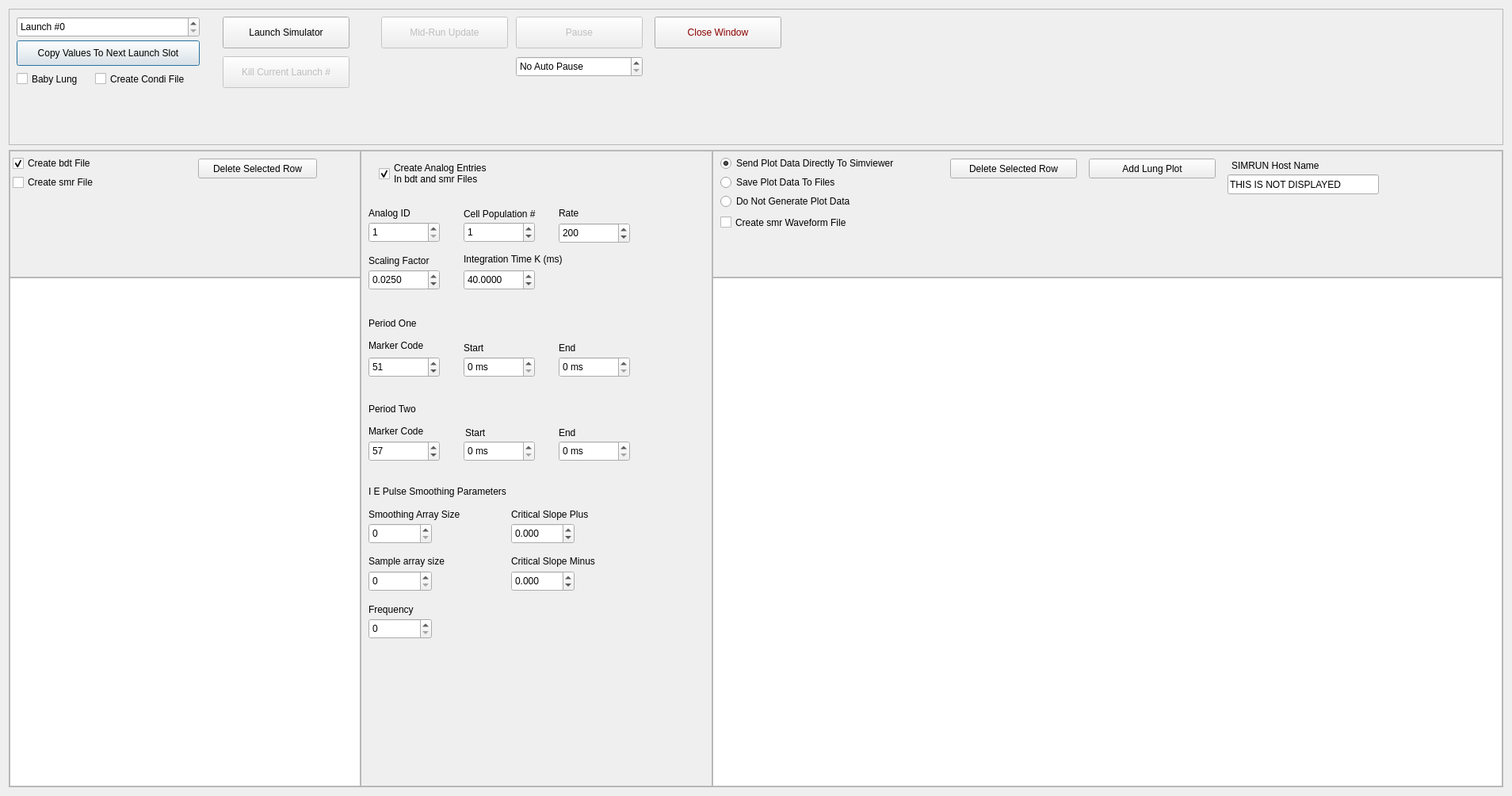
<?xml version="1.0" encoding="UTF-8"?>
<ui version="4.0">
 <class>launchWindow</class>
 <widget class="QDialog" name="launchWindow">
  <property name="geometry">
   <rect>
    <x>0</x>
    <y>0</y>
    <width>1908</width>
    <height>1004</height>
   </rect>
  </property>
  <property name="windowTitle">
   <string>Simulator Launcher Control</string>
  </property>
  <property name="windowIcon">
   <iconset resource="simbuild.qrc">
    <normaloff>:/simbuild.png</normaloff>:/simbuild.png</iconset>
  </property>
  <layout class="QVBoxLayout" name="verticalLayout" stretch="3,14">
   <item>
    <widget class="QFrame" name="launchTopFrame">
     <property name="frameShape">
      <enum>QFrame::StyledPanel</enum>
     </property>
     <property name="frameShadow">
      <enum>QFrame::Raised</enum>
     </property>
     <widget class="QPushButton" name="launchCopyToNextButton">
      <property name="geometry">
       <rect>
        <x>10</x>
        <y>40</y>
        <width>231</width>
        <height>32</height>
       </rect>
      </property>
      <property name="text">
       <string>Copy Values To Next Launch Slot</string>
      </property>
     </widget>
     <widget class="QSpinBox" name="launchNum">
      <property name="geometry">
       <rect>
        <x>10</x>
        <y>10</y>
        <width>231</width>
        <height>26</height>
       </rect>
      </property>
      <property name="prefix">
       <string>Launch #</string>
      </property>
      <property name="maximum">
       <number>20</number>
      </property>
     </widget>
     <widget class="QCheckBox" name="lungCheck">
      <property name="geometry">
       <rect>
        <x>10</x>
        <y>77</y>
        <width>141</width>
        <height>23</height>
       </rect>
      </property>
      <property name="text">
       <string>Baby Lung</string>
      </property>
     </widget>
     <widget class="QCheckBox" name="condiCheck">
      <property name="geometry">
       <rect>
        <x>109</x>
        <y>77</y>
        <width>141</width>
        <height>23</height>
       </rect>
      </property>
      <property name="text">
       <string>Create Condi File</string>
      </property>
     </widget>
     <widget class="QPushButton" name="launchKill">
      <property name="enabled">
       <bool>false</bool>
      </property>
      <property name="geometry">
       <rect>
        <x>270</x>
        <y>60</y>
        <width>160</width>
        <height>40</height>
       </rect>
      </property>
      <property name="text">
       <string>Kill Current Launch #</string>
      </property>
     </widget>
     <widget class="QSpinBox" name="autoPause">
      <property name="geometry">
       <rect>
        <x>640</x>
        <y>60</y>
        <width>160</width>
        <height>26</height>
       </rect>
      </property>
      <property name="toolTip">
       <string>&lt;html&gt;&lt;head/&gt;&lt;body&gt;&lt;p&gt;Pause the simulation of this many seconds of simulation time has elapsed.&lt;/p&gt;&lt;p&gt;You can increase this during the pause to have the simulation pause again later.&lt;/p&gt;&lt;/body&gt;&lt;/html&gt;</string>
      </property>
      <property name="frame">
       <bool>true</bool>
      </property>
      <property name="buttonSymbols">
       <enum>QAbstractSpinBox::UpDownArrows</enum>
      </property>
      <property name="specialValueText">
       <string>No Auto Pause</string>
      </property>
      <property name="suffix">
       <string> secs </string>
      </property>
      <property name="prefix">
       <string>Pause after </string>
      </property>
      <property name="minimum">
       <number>0</number>
      </property>
      <property name="singleStep">
       <number>1</number>
      </property>
      <property name="value">
       <number>0</number>
      </property>
     </widget>
     <widget class="QPushButton" name="launchButton">
      <property name="geometry">
       <rect>
        <x>270</x>
        <y>10</y>
        <width>160</width>
        <height>40</height>
       </rect>
      </property>
      <property name="sizePolicy">
       <sizepolicy hsizetype="Preferred" vsizetype="Fixed">
        <horstretch>0</horstretch>
        <verstretch>0</verstretch>
       </sizepolicy>
      </property>
      <property name="minimumSize">
       <size>
        <width>0</width>
        <height>40</height>
       </size>
      </property>
      <property name="text">
       <string>Launch Simulator</string>
      </property>
     </widget>
     <widget class="QPushButton" name="pauseResume">
      <property name="enabled">
       <bool>false</bool>
      </property>
      <property name="geometry">
       <rect>
        <x>640</x>
        <y>10</y>
        <width>160</width>
        <height>40</height>
       </rect>
      </property>
      <property name="minimumSize">
       <size>
        <width>0</width>
        <height>0</height>
       </size>
      </property>
      <property name="text">
       <string>Pause</string>
      </property>
     </widget>
     <widget class="QPushButton" name="midRunUpdateButton">
      <property name="enabled">
       <bool>false</bool>
      </property>
      <property name="geometry">
       <rect>
        <x>470</x>
        <y>10</y>
        <width>160</width>
        <height>40</height>
       </rect>
      </property>
      <property name="minimumSize">
       <size>
        <width>0</width>
        <height>0</height>
       </size>
      </property>
      <property name="text">
       <string>Mid-Run Update</string>
      </property>
     </widget>
     <widget class="QPushButton" name="launchCancel">
      <property name="geometry">
       <rect>
        <x>815</x>
        <y>10</y>
        <width>160</width>
        <height>40</height>
       </rect>
      </property>
      <property name="minimumSize">
       <size>
        <width>0</width>
        <height>0</height>
       </size>
      </property>
      <property name="toolTip">
       <string>This closed this window. It does not stop the simulation.</string>
      </property>
      <property name="styleSheet">
       <string notr="true">color: darkred;
font-style:bold
</string>
      </property>
      <property name="text">
       <string>Close Window</string>
      </property>
     </widget>
     <zorder>launchNum</zorder>
     <zorder>launchCopyToNextButton</zorder>
     <zorder>lungCheck</zorder>
     <zorder>condiCheck</zorder>
     <zorder>launchKill</zorder>
     <zorder>autoPause</zorder>
     <zorder>launchButton</zorder>
     <zorder>pauseResume</zorder>
     <zorder>midRunUpdateButton</zorder>
     <zorder>launchCancel</zorder>
    </widget>
   </item>
   <item>
    <widget class="QFrame" name="launchMiddleFrame">
     <property name="frameShape">
      <enum>QFrame::StyledPanel</enum>
     </property>
     <property name="frameShadow">
      <enum>QFrame::Plain</enum>
     </property>
     <layout class="QHBoxLayout" name="horizontalLayout" stretch="4,4,9">
      <property name="spacing">
       <number>0</number>
      </property>
      <property name="leftMargin">
       <number>0</number>
      </property>
      <property name="topMargin">
       <number>0</number>
      </property>
      <property name="rightMargin">
       <number>0</number>
      </property>
      <property name="bottomMargin">
       <number>0</number>
      </property>
      <item>
       <widget class="QFrame" name="launchBDTFrame">
        <property name="frameShape">
         <enum>QFrame::NoFrame</enum>
        </property>
        <property name="frameShadow">
         <enum>QFrame::Raised</enum>
        </property>
        <layout class="QVBoxLayout" name="verticalLayout_3" stretch="6,24">
         <property name="spacing">
          <number>0</number>
         </property>
         <property name="leftMargin">
          <number>0</number>
         </property>
         <property name="topMargin">
          <number>0</number>
         </property>
         <property name="rightMargin">
          <number>0</number>
         </property>
         <property name="bottomMargin">
          <number>0</number>
         </property>
         <item>
          <widget class="QFrame" name="bdtTopFrame">
           <property name="frameShape">
            <enum>QFrame::StyledPanel</enum>
           </property>
           <property name="frameShadow">
            <enum>QFrame::Plain</enum>
           </property>
           <widget class="QPushButton" name="bdtDelSelected">
            <property name="geometry">
             <rect>
              <x>238</x>
              <y>10</y>
              <width>150</width>
              <height>25</height>
             </rect>
            </property>
            <property name="text">
             <string>Delete Selected Row</string>
            </property>
           </widget>
           <widget class="QCheckBox" name="selLaunchBdt">
            <property name="geometry">
             <rect>
              <x>4</x>
              <y>6</y>
              <width>221</width>
              <height>20</height>
             </rect>
            </property>
            <property name="toolTip">
             <string>Create a bdt file. This will use a step time value of 0.5 milliseconds and ignore the value in the global step size.</string>
            </property>
            <property name="text">
             <string>Create bdt File</string>
            </property>
            <property name="checked">
             <bool>true</bool>
            </property>
           </widget>
           <widget class="QCheckBox" name="selLaunchSmr">
            <property name="geometry">
             <rect>
              <x>4</x>
              <y>30</y>
              <width>221</width>
              <height>20</height>
             </rect>
            </property>
            <property name="toolTip">
             <string>&lt;html&gt;&lt;head/&gt;&lt;body&gt;&lt;p&gt;Create an smr file. This is a file that the spike2 program can read. This is a product of Cambridge Electronic Design Limited.&lt;/p&gt;&lt;/body&gt;&lt;/html&gt;</string>
            </property>
            <property name="text">
             <string>Create smr File</string>
            </property>
            <property name="checked">
             <bool>false</bool>
            </property>
           </widget>
          </widget>
         </item>
         <item>
          <widget class="QFrame" name="bdtBotFrame">
           <property name="frameShape">
            <enum>QFrame::NoFrame</enum>
           </property>
           <property name="frameShadow">
            <enum>QFrame::Plain</enum>
           </property>
           <property name="lineWidth">
            <number>1</number>
           </property>
           <layout class="QVBoxLayout" name="verticalLayout_5">
            <property name="spacing">
             <number>0</number>
            </property>
            <property name="leftMargin">
             <number>0</number>
            </property>
            <property name="topMargin">
             <number>0</number>
            </property>
            <property name="rightMargin">
             <number>0</number>
            </property>
            <property name="bottomMargin">
             <number>0</number>
            </property>
            <item>
             <widget class="QTableView" name="launchBdtList">
              <property name="editTriggers">
               <set>QAbstractItemView::AnyKeyPressed|QAbstractItemView::CurrentChanged|QAbstractItemView::DoubleClicked|QAbstractItemView::EditKeyPressed</set>
              </property>
              <property name="dragEnabled">
               <bool>true</bool>
              </property>
              <property name="dragDropOverwriteMode">
               <bool>false</bool>
              </property>
              <property name="dragDropMode">
               <enum>QAbstractItemView::InternalMove</enum>
              </property>
              <property name="defaultDropAction">
               <enum>Qt::MoveAction</enum>
              </property>
              <property name="alternatingRowColors">
               <bool>true</bool>
              </property>
              <property name="selectionMode">
               <enum>QAbstractItemView::SingleSelection</enum>
              </property>
              <property name="selectionBehavior">
               <enum>QAbstractItemView::SelectRows</enum>
              </property>
              <property name="sortingEnabled">
               <bool>true</bool>
              </property>
              <attribute name="horizontalHeaderHighlightSections">
               <bool>false</bool>
              </attribute>
             </widget>
            </item>
           </layout>
          </widget>
         </item>
        </layout>
       </widget>
      </item>
      <item>
       <widget class="QFrame" name="launchAnalogFrame">
        <property name="frameShape">
         <enum>QFrame::StyledPanel</enum>
        </property>
        <property name="frameShadow">
         <enum>QFrame::Plain</enum>
        </property>
        <widget class="QCheckBox" name="selLaunchAnalog">
         <property name="geometry">
          <rect>
           <x>23</x>
           <y>6</y>
           <width>211</width>
           <height>46</height>
          </rect>
         </property>
         <property name="toolTip">
          <string>&lt;html&gt;&lt;head/&gt;&lt;body&gt;&lt;p&gt;Add analog entries to the .bdt/.edt file. Note, if you do not create a .bdt/.edt file, the analog entries will not be saved.&lt;/p&gt;&lt;/body&gt;&lt;/html&gt;</string>
         </property>
         <property name="text">
          <string>Create Analog Entries
In bdt and smr Files</string>
         </property>
         <property name="checked">
          <bool>true</bool>
         </property>
        </widget>
        <widget class="QSpinBox" name="analogId">
         <property name="geometry">
          <rect>
           <x>10</x>
           <y>90</y>
           <width>90</width>
           <height>26</height>
          </rect>
         </property>
         <property name="minimum">
          <number>1</number>
         </property>
         <property name="maximum">
          <number>3</number>
         </property>
        </widget>
        <widget class="QDoubleSpinBox" name="analogIntTime">
         <property name="geometry">
          <rect>
           <x>130</x>
           <y>150</y>
           <width>90</width>
           <height>26</height>
          </rect>
         </property>
         <property name="suffix">
          <string/>
         </property>
         <property name="decimals">
          <number>4</number>
         </property>
         <property name="maximum">
          <double>1000.000000000000000</double>
         </property>
         <property name="value">
          <double>40.000000000000000</double>
         </property>
        </widget>
        <widget class="QSpinBox" name="analogRate">
         <property name="geometry">
          <rect>
           <x>250</x>
           <y>91</y>
           <width>90</width>
           <height>26</height>
          </rect>
         </property>
         <property name="minimum">
          <number>1</number>
         </property>
         <property name="maximum">
          <number>1001</number>
         </property>
         <property name="value">
          <number>200</number>
         </property>
        </widget>
        <widget class="QSpinBox" name="analogCellPop">
         <property name="geometry">
          <rect>
           <x>130</x>
           <y>90</y>
           <width>90</width>
           <height>26</height>
          </rect>
         </property>
         <property name="maximum">
          <number>100</number>
         </property>
         <property name="value">
          <number>1</number>
         </property>
        </widget>
        <widget class="QDoubleSpinBox" name="analogScale">
         <property name="geometry">
          <rect>
           <x>10</x>
           <y>150</y>
           <width>90</width>
           <height>26</height>
          </rect>
         </property>
         <property name="decimals">
          <number>4</number>
         </property>
         <property name="maximum">
          <double>1000.000000000000000</double>
         </property>
         <property name="value">
          <double>0.025000000000000</double>
         </property>
        </widget>
        <widget class="QLabel" name="analogIdLabel">
         <property name="geometry">
          <rect>
           <x>10</x>
           <y>70</y>
           <width>64</width>
           <height>17</height>
          </rect>
         </property>
         <property name="text">
          <string>Analog ID</string>
         </property>
        </widget>
        <widget class="QLabel" name="analogCellPopLabel">
         <property name="geometry">
          <rect>
           <x>130</x>
           <y>70</y>
           <width>101</width>
           <height>20</height>
          </rect>
         </property>
         <property name="text">
          <string>Cell Population #</string>
         </property>
        </widget>
        <widget class="QLabel" name="analogRateLabel">
         <property name="geometry">
          <rect>
           <x>250</x>
           <y>70</y>
           <width>81</width>
           <height>17</height>
          </rect>
         </property>
         <property name="text">
          <string>Rate</string>
         </property>
        </widget>
        <widget class="QLabel" name="analogIntTimeLabel">
         <property name="geometry">
          <rect>
           <x>130</x>
           <y>128</y>
           <width>171</width>
           <height>17</height>
          </rect>
         </property>
         <property name="text">
          <string>Integration Time K (ms)</string>
         </property>
        </widget>
        <widget class="QLabel" name="analogScaleLabel">
         <property name="geometry">
          <rect>
           <x>10</x>
           <y>130</y>
           <width>111</width>
           <height>17</height>
          </rect>
         </property>
         <property name="text">
          <string>Scaling Factor</string>
         </property>
        </widget>
        <widget class="QLabel" name="period1StartLabel">
         <property name="geometry">
          <rect>
           <x>130</x>
           <y>240</y>
           <width>81</width>
           <height>17</height>
          </rect>
         </property>
         <property name="text">
          <string>Start</string>
         </property>
        </widget>
        <widget class="QLabel" name="period1CodeLabel">
         <property name="geometry">
          <rect>
           <x>10</x>
           <y>212</y>
           <width>101</width>
           <height>40</height>
          </rect>
         </property>
         <property name="text">
          <string>Period One

Marker Code</string>
         </property>
        </widget>
        <widget class="QSpinBox" name="period1Code">
         <property name="geometry">
          <rect>
           <x>10</x>
           <y>260</y>
           <width>90</width>
           <height>26</height>
          </rect>
         </property>
         <property name="toolTip">
          <string>&lt;html&gt;&lt;head/&gt;&lt;body&gt;&lt;p&gt;This will add this marker code at the start and end times selected below to the BDT/EDT file. This is optional and a code of zero will result in no code added.&lt;/p&gt;&lt;/body&gt;&lt;/html&gt;</string>
         </property>
         <property name="minimum">
          <number>0</number>
         </property>
         <property name="value">
          <number>51</number>
         </property>
        </widget>
        <widget class="QSpinBox" name="period1Start">
         <property name="geometry">
          <rect>
           <x>130</x>
           <y>260</y>
           <width>90</width>
           <height>26</height>
          </rect>
         </property>
         <property name="suffix">
          <string> ms</string>
         </property>
         <property name="minimum">
          <number>0</number>
         </property>
         <property name="maximum">
          <number>7200000</number>
         </property>
         <property name="value">
          <number>0</number>
         </property>
        </widget>
        <widget class="QSpinBox" name="period1End">
         <property name="geometry">
          <rect>
           <x>250</x>
           <y>260</y>
           <width>90</width>
           <height>26</height>
          </rect>
         </property>
         <property name="suffix">
          <string> ms</string>
         </property>
         <property name="prefix">
          <string/>
         </property>
         <property name="minimum">
          <number>0</number>
         </property>
         <property name="maximum">
          <number>7200000</number>
         </property>
         <property name="value">
          <number>0</number>
         </property>
        </widget>
        <widget class="QLabel" name="period1EndLabel">
         <property name="geometry">
          <rect>
           <x>250</x>
           <y>240</y>
           <width>81</width>
           <height>17</height>
          </rect>
         </property>
         <property name="text">
          <string>End</string>
         </property>
        </widget>
        <widget class="QSpinBox" name="period2Code">
         <property name="geometry">
          <rect>
           <x>10</x>
           <y>366</y>
           <width>90</width>
           <height>26</height>
          </rect>
         </property>
         <property name="toolTip">
          <string>&lt;html&gt;&lt;head/&gt;&lt;body&gt;&lt;p&gt;This will add this marker code at the start and end times selected below to the BDT/EDT file. This is optional and a code of zero will result in no code added.&lt;/p&gt;&lt;p&gt;The times for this code should be after the times for the first period markers.&lt;/p&gt;&lt;/body&gt;&lt;/html&gt;</string>
         </property>
         <property name="minimum">
          <number>0</number>
         </property>
         <property name="value">
          <number>57</number>
         </property>
        </widget>
        <widget class="QLabel" name="period2CodeLabel">
         <property name="geometry">
          <rect>
           <x>10</x>
           <y>320</y>
           <width>101</width>
           <height>40</height>
          </rect>
         </property>
         <property name="text">
          <string>Period Two

Marker Code</string>
         </property>
        </widget>
        <widget class="QSpinBox" name="period2Start">
         <property name="geometry">
          <rect>
           <x>130</x>
           <y>366</y>
           <width>90</width>
           <height>26</height>
          </rect>
         </property>
         <property name="suffix">
          <string> ms</string>
         </property>
         <property name="minimum">
          <number>0</number>
         </property>
         <property name="maximum">
          <number>7200000</number>
         </property>
         <property name="value">
          <number>0</number>
         </property>
        </widget>
        <widget class="QSpinBox" name="period2End">
         <property name="geometry">
          <rect>
           <x>250</x>
           <y>366</y>
           <width>90</width>
           <height>26</height>
          </rect>
         </property>
         <property name="suffix">
          <string> ms</string>
         </property>
         <property name="prefix">
          <string/>
         </property>
         <property name="minimum">
          <number>0</number>
         </property>
         <property name="maximum">
          <number>7200000</number>
         </property>
         <property name="value">
          <number>0</number>
         </property>
        </widget>
        <widget class="QLabel" name="period2EndLabel">
         <property name="geometry">
          <rect>
           <x>250</x>
           <y>347</y>
           <width>61</width>
           <height>17</height>
          </rect>
         </property>
         <property name="text">
          <string>End</string>
         </property>
        </widget>
        <widget class="QLabel" name="period2StartLabel">
         <property name="geometry">
          <rect>
           <x>132</x>
           <y>347</y>
           <width>61</width>
           <height>17</height>
          </rect>
         </property>
         <property name="text">
          <string>Start</string>
         </property>
        </widget>
        <widget class="QLabel" name="ie_title">
         <property name="geometry">
          <rect>
           <x>10</x>
           <y>420</y>
           <width>291</width>
           <height>20</height>
          </rect>
         </property>
         <property name="text">
          <string>I E Pulse Smoothing Parameters</string>
         </property>
        </widget>
        <widget class="QLabel" name="ie_label3">
         <property name="geometry">
          <rect>
           <x>190</x>
           <y>450</y>
           <width>171</width>
           <height>17</height>
          </rect>
         </property>
         <property name="text">
          <string>Critical Slope Plus</string>
         </property>
        </widget>
        <widget class="QLabel" name="ie_label2">
         <property name="geometry">
          <rect>
           <x>10</x>
           <y>509</y>
           <width>141</width>
           <height>17</height>
          </rect>
         </property>
         <property name="text">
          <string>Sample array size</string>
         </property>
        </widget>
        <widget class="QDoubleSpinBox" name="ie_plus">
         <property name="geometry">
          <rect>
           <x>190</x>
           <y>470</y>
           <width>80</width>
           <height>26</height>
          </rect>
         </property>
         <property name="toolTip">
          <string>&lt;html&gt;&lt;head/&gt;&lt;body&gt;&lt;p&gt;Used to determine I locations.&lt;/p&gt;&lt;/body&gt;&lt;/html&gt;</string>
         </property>
         <property name="decimals">
          <number>3</number>
         </property>
         <property name="minimum">
          <double>-50000.000000000000000</double>
         </property>
         <property name="maximum">
          <double>50000.000000000000000</double>
         </property>
         <property name="value">
          <double>0.000000000000000</double>
         </property>
        </widget>
        <widget class="QSpinBox" name="ie_smooth">
         <property name="geometry">
          <rect>
           <x>10</x>
           <y>470</y>
           <width>80</width>
           <height>26</height>
          </rect>
         </property>
         <property name="toolTip">
          <string>&lt;html&gt;&lt;head/&gt;&lt;body&gt;&lt;p&gt;If the analog signal more or less looks like a phrenic signal, this is the size of the smoothing array used to determine where I and E markers are added to a .bdt file.&lt;/p&gt;&lt;p&gt;If this is zero, the I and E processing is not performed.&lt;/p&gt;&lt;/body&gt;&lt;/html&gt;</string>
         </property>
         <property name="maximum">
          <number>100000</number>
         </property>
         <property name="value">
          <number>0</number>
         </property>
        </widget>
        <widget class="QLabel" name="ie_label1">
         <property name="geometry">
          <rect>
           <x>10</x>
           <y>450</y>
           <width>151</width>
           <height>17</height>
          </rect>
         </property>
         <property name="text">
          <string>Smoothing Array Size</string>
         </property>
        </widget>
        <widget class="QDoubleSpinBox" name="ie_minus">
         <property name="geometry">
          <rect>
           <x>190</x>
           <y>530</y>
           <width>80</width>
           <height>26</height>
          </rect>
         </property>
         <property name="toolTip">
          <string>&lt;html&gt;&lt;head/&gt;&lt;body&gt;&lt;p&gt;Used to determine E locations.&lt;/p&gt;&lt;/body&gt;&lt;/html&gt;</string>
         </property>
         <property name="decimals">
          <number>3</number>
         </property>
         <property name="minimum">
          <double>-50000.000000000000000</double>
         </property>
         <property name="maximum">
          <double>50000.000000000000000</double>
         </property>
         <property name="value">
          <double>0.000000000000000</double>
         </property>
        </widget>
        <widget class="QSpinBox" name="ie_freq">
         <property name="geometry">
          <rect>
           <x>10</x>
           <y>590</y>
           <width>80</width>
           <height>26</height>
          </rect>
         </property>
         <property name="toolTip">
          <string>&lt;html&gt;&lt;head/&gt;&lt;body&gt;&lt;p&gt;The frequency used to determine the number of ticks between analog events.  If this is zero, the I and E processing is not performed.&lt;/p&gt;&lt;/body&gt;&lt;/html&gt;</string>
         </property>
         <property name="maximum">
          <number>100000</number>
         </property>
         <property name="value">
          <number>0</number>
         </property>
        </widget>
        <widget class="QLabel" name="ie_label5">
         <property name="geometry">
          <rect>
           <x>10</x>
           <y>570</y>
           <width>131</width>
           <height>17</height>
          </rect>
         </property>
         <property name="text">
          <string>Frequency</string>
         </property>
        </widget>
        <widget class="QLabel" name="ie_label4">
         <property name="geometry">
          <rect>
           <x>190</x>
           <y>509</y>
           <width>131</width>
           <height>17</height>
          </rect>
         </property>
         <property name="text">
          <string>Critical Slope Minus</string>
         </property>
        </widget>
        <widget class="QSpinBox" name="ie_sample">
         <property name="geometry">
          <rect>
           <x>10</x>
           <y>530</y>
           <width>80</width>
           <height>26</height>
          </rect>
         </property>
         <property name="toolTip">
          <string>&lt;html&gt;&lt;head/&gt;&lt;body&gt;&lt;p&gt;This the size of the interval that is examined for I and E locations. &lt;/p&gt;&lt;p&gt;If this zero, the I and E processing is not performed.&lt;/p&gt;&lt;/body&gt;&lt;/html&gt;</string>
         </property>
         <property name="minimum">
          <number>0</number>
         </property>
         <property name="maximum">
          <number>100000</number>
         </property>
         <property name="value">
          <number>0</number>
         </property>
        </widget>
       </widget>
      </item>
      <item>
       <widget class="QFrame" name="launchSnedFrame">
        <property name="frameShape">
         <enum>QFrame::NoFrame</enum>
        </property>
        <property name="frameShadow">
         <enum>QFrame::Raised</enum>
        </property>
        <layout class="QVBoxLayout" name="verticalLayout_2" stretch="6,24">
         <property name="spacing">
          <number>0</number>
         </property>
         <property name="leftMargin">
          <number>0</number>
         </property>
         <property name="topMargin">
          <number>0</number>
         </property>
         <property name="rightMargin">
          <number>0</number>
         </property>
         <property name="bottomMargin">
          <number>0</number>
         </property>
         <item>
          <widget class="QFrame" name="snedTopFrame">
           <property name="frameShape">
            <enum>QFrame::StyledPanel</enum>
           </property>
           <property name="frameShadow">
            <enum>QFrame::Plain</enum>
           </property>
           <widget class="QRadioButton" name="selLaunchPlot">
            <property name="geometry">
             <rect>
              <x>10</x>
              <y>30</y>
              <width>280</width>
              <height>20</height>
             </rect>
            </property>
            <property name="toolTip">
             <string>&lt;html&gt;&lt;head/&gt;&lt;body&gt;&lt;p&gt;Select this option If you want to review the result of a simulation later. The simrun program will create a set of wave files. These will be displayed during the simulation and can be viewed at a later time by the simviewer program.&lt;/p&gt;&lt;p&gt;Select Send Plot Data Directly To Simviewer if you do not want to create wave files. This avoids creating a lot of files on your disk and is a bit faster.&lt;/p&gt;&lt;p&gt;Only one of these can be selected.&lt;/p&gt;&lt;/body&gt;&lt;/html&gt;</string>
            </property>
            <property name="text">
             <string>Save Plot Data To Files</string>
            </property>
            <property name="checked">
             <bool>false</bool>
            </property>
           </widget>
           <widget class="QPushButton" name="launchDelSelected">
            <property name="geometry">
             <rect>
              <x>300</x>
              <y>10</y>
              <width>160</width>
              <height>25</height>
             </rect>
            </property>
            <property name="text">
             <string>Delete Selected Row</string>
            </property>
           </widget>
           <widget class="QPushButton" name="launchAddLung">
            <property name="geometry">
             <rect>
              <x>475</x>
              <y>10</y>
              <width>160</width>
              <height>25</height>
             </rect>
            </property>
            <property name="text">
             <string>Add Lung Plot</string>
            </property>
           </widget>
           <widget class="QRadioButton" name="selLaunchPlotSocket">
            <property name="geometry">
             <rect>
              <x>10</x>
              <y>6</y>
              <width>280</width>
              <height>20</height>
             </rect>
            </property>
            <property name="toolTip">
             <string>&lt;html&gt;&lt;head/&gt;&lt;body&gt;&lt;p&gt;Select this option if you do not want to save the simulation result in wave files. If this option is selected, the simrun program will send the simulation results directly to the simviewer program.&lt;/p&gt;&lt;p&gt;Select &amp;quot;Optionally Save Plot Data To Files&amp;quot; if you want to examine the plotting data later.&lt;/p&gt;&lt;p&gt;Only one of these can be selected.&lt;/p&gt;&lt;/body&gt;&lt;/html&gt;</string>
            </property>
            <property name="text">
             <string>Send Plot Data Directly To Simviewer</string>
            </property>
            <property name="checked">
             <bool>true</bool>
            </property>
           </widget>
           <widget class="QLabel" name="hostNameLabel">
            <property name="enabled">
             <bool>true</bool>
            </property>
            <property name="geometry">
             <rect>
              <x>655</x>
              <y>10</y>
              <width>171</width>
              <height>17</height>
             </rect>
            </property>
            <property name="toolTip">
             <string>&lt;html&gt;&lt;head/&gt;&lt;body&gt;&lt;p&gt;The simulation typically runs on the same computer as the builder and viewer programs. In such a case, leave this blank. If you have install simrun on another computer, enter the host name of that computer here. It can a symbolic name or an ip address.&lt;/p&gt;&lt;/body&gt;&lt;/html&gt;</string>
            </property>
            <property name="text">
             <string>SIMRUN Host Name</string>
            </property>
           </widget>
           <widget class="QLineEdit" name="launcherHostName">
            <property name="enabled">
             <bool>true</bool>
            </property>
            <property name="geometry">
             <rect>
              <x>650</x>
              <y>30</y>
              <width>191</width>
              <height>25</height>
             </rect>
            </property>
            <property name="toolTip">
             <string>&lt;html&gt;&lt;head/&gt;&lt;body&gt;&lt;p&gt;The simulation typically runs on the same computer as the builder and viewer programs. Leave this blank if that is the case.&lt;/p&gt;&lt;p&gt;If you have install simrun on another computer, enter the host name of that computer here. It can a symbolic name or an ip address.&lt;/p&gt;&lt;/body&gt;&lt;/html&gt;</string>
            </property>
            <property name="text">
             <string>THIS IS NOT DISPLAYED</string>
            </property>
            <property name="maxLength">
             <number>64</number>
            </property>
            <property name="readOnly">
             <bool>true</bool>
            </property>
            <property name="clearButtonEnabled">
             <bool>false</bool>
            </property>
           </widget>
           <widget class="QRadioButton" name="selLaunchNoPlot">
            <property name="geometry">
             <rect>
              <x>10</x>
              <y>54</y>
              <width>280</width>
              <height>20</height>
             </rect>
            </property>
            <property name="toolTip">
             <string>&lt;html&gt;&lt;head/&gt;&lt;body&gt;&lt;p&gt;Select this option if you do not want to save the simulation result in wave files. If this option is selected, the simrun program will send the simulation results directly to the simviewer program.&lt;/p&gt;&lt;p&gt;Select &amp;quot;Optionally Save Plot Data To Files&amp;quot; if you want to examine the plotting data later.&lt;/p&gt;&lt;p&gt;Only one of these can be selected.&lt;/p&gt;&lt;/body&gt;&lt;/html&gt;</string>
            </property>
            <property name="text">
             <string>Do Not Generate Plot Data</string>
            </property>
            <property name="checked">
             <bool>false</bool>
            </property>
           </widget>
           <widget class="QCheckBox" name="selLaunchSmrWave">
            <property name="geometry">
             <rect>
              <x>10</x>
              <y>80</y>
              <width>221</width>
              <height>21</height>
             </rect>
            </property>
            <property name="toolTip">
             <string>&lt;html&gt;&lt;head/&gt;&lt;body&gt;&lt;p&gt;Create an smr file that contains the waveform values that are shown in simviewer. This is a file that the spike2 program can read.&lt;/p&gt;&lt;p&gt;This is independent of the choices above. If you select this and select Do Not Generate Plot Data, the smr file will still be created.&lt;/p&gt;&lt;/body&gt;&lt;/html&gt;</string>
            </property>
            <property name="text">
             <string>Create smr Waveform File</string>
            </property>
            <property name="checked">
             <bool>false</bool>
            </property>
           </widget>
          </widget>
         </item>
         <item>
          <widget class="QFrame" name="launchSnedBotFrame">
           <property name="sizePolicy">
            <sizepolicy hsizetype="Preferred" vsizetype="Expanding">
             <horstretch>0</horstretch>
             <verstretch>0</verstretch>
            </sizepolicy>
           </property>
           <property name="frameShape">
            <enum>QFrame::NoFrame</enum>
           </property>
           <property name="frameShadow">
            <enum>QFrame::Plain</enum>
           </property>
           <layout class="QHBoxLayout" name="horizontalLayout_2">
            <property name="spacing">
             <number>0</number>
            </property>
            <property name="leftMargin">
             <number>0</number>
            </property>
            <property name="topMargin">
             <number>0</number>
            </property>
            <property name="rightMargin">
             <number>0</number>
            </property>
            <property name="bottomMargin">
             <number>0</number>
            </property>
            <item>
             <widget class="QTableView" name="launchPlotView">
              <property name="editTriggers">
               <set>QAbstractItemView::AnyKeyPressed|QAbstractItemView::CurrentChanged|QAbstractItemView::DoubleClicked|QAbstractItemView::EditKeyPressed</set>
              </property>
              <property name="dragEnabled">
               <bool>true</bool>
              </property>
              <property name="dragDropOverwriteMode">
               <bool>false</bool>
              </property>
              <property name="dragDropMode">
               <enum>QAbstractItemView::InternalMove</enum>
              </property>
              <property name="defaultDropAction">
               <enum>Qt::MoveAction</enum>
              </property>
              <property name="alternatingRowColors">
               <bool>true</bool>
              </property>
              <property name="selectionMode">
               <enum>QAbstractItemView::SingleSelection</enum>
              </property>
              <property name="selectionBehavior">
               <enum>QAbstractItemView::SelectRows</enum>
              </property>
              <property name="sortingEnabled">
               <bool>true</bool>
              </property>
              <property name="cornerButtonEnabled">
               <bool>false</bool>
              </property>
              <attribute name="horizontalHeaderHighlightSections">
               <bool>false</bool>
              </attribute>
              <attribute name="verticalHeaderHighlightSections">
               <bool>true</bool>
              </attribute>
              <attribute name="verticalHeaderStretchLastSection">
               <bool>false</bool>
              </attribute>
             </widget>
            </item>
           </layout>
          </widget>
         </item>
        </layout>
       </widget>
      </item>
     </layout>
    </widget>
   </item>
  </layout>
 </widget>
 <tabstops>
  <tabstop>launchNum</tabstop>
  <tabstop>launchCopyToNextButton</tabstop>
  <tabstop>lungCheck</tabstop>
  <tabstop>condiCheck</tabstop>
  <tabstop>launchButton</tabstop>
  <tabstop>launchKill</tabstop>
  <tabstop>midRunUpdateButton</tabstop>
  <tabstop>pauseResume</tabstop>
  <tabstop>autoPause</tabstop>
  <tabstop>launchCancel</tabstop>
  <tabstop>selLaunchBdt</tabstop>
  <tabstop>selLaunchSmr</tabstop>
  <tabstop>bdtDelSelected</tabstop>
  <tabstop>launchBdtList</tabstop>
  <tabstop>selLaunchAnalog</tabstop>
  <tabstop>analogId</tabstop>
  <tabstop>analogCellPop</tabstop>
  <tabstop>analogRate</tabstop>
  <tabstop>analogScale</tabstop>
  <tabstop>analogIntTime</tabstop>
  <tabstop>period1Code</tabstop>
  <tabstop>period1Start</tabstop>
  <tabstop>period1End</tabstop>
  <tabstop>period2Code</tabstop>
  <tabstop>period2Start</tabstop>
  <tabstop>period2End</tabstop>
  <tabstop>selLaunchPlotSocket</tabstop>
  <tabstop>selLaunchPlot</tabstop>
  <tabstop>selLaunchNoPlot</tabstop>
  <tabstop>selLaunchSmrWave</tabstop>
  <tabstop>launchDelSelected</tabstop>
  <tabstop>launchPlotView</tabstop>
  <tabstop>launchAddLung</tabstop>
  <tabstop>launcherHostName</tabstop>
 </tabstops>
 <resources>
  <include location="simbuild.qrc"/>
 </resources>
 <connections/>
</ui>
